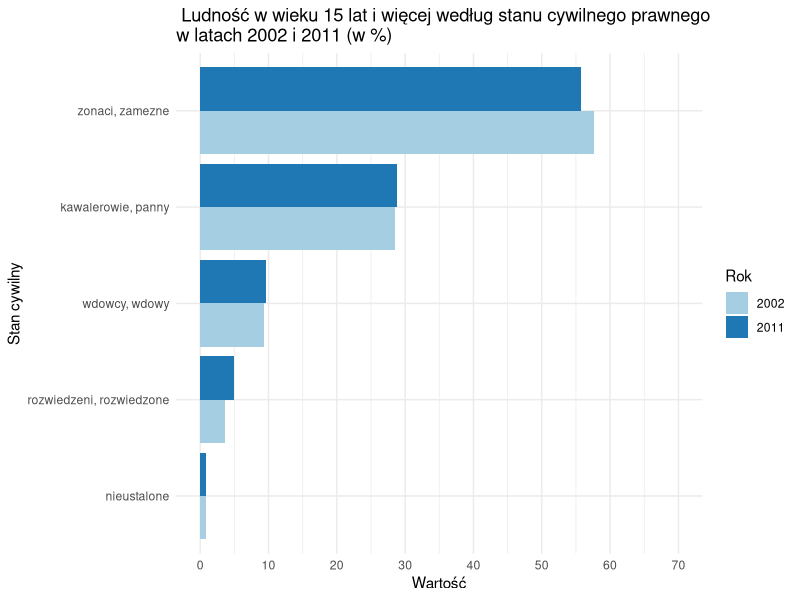

The R source for this figure:
library(ggplot2)
library(ggthemes)
library(reshape2)

df <- data.frame(read.csv("dane.csv", header = TRUE, sep = ";", dec = ","))
df.m <- melt(df, id.vars = "stan")

names(df)<-c("stan", "r2002", "r2011")
names(df.m)<-c("stan", "rok", "wartosc")

df.m <- df.m[order(df.m$wartosc, df.m$stan),]
df.m$stan <- reorder(df.m$stan, df.m$wartosc)
wykresik <- ggplot(data = df.m, aes(x = stan, y = wartosc, fill = rok)) + 
                     geom_bar(stat = "identity", position = position_dodge()) + 
                     coord_flip() + 
                     ggtitle(" Ludność w wieku 15 lat i więcej według stanu cywilnego prawnego
w latach 2002 i 2011 (w %) ") +
                     ylab("Wartość") + xlab("Stan cywilny") +
                     scale_fill_brewer(palette = "Paired", name = "Rok",labels = c("2002", "2011")) +
                     theme_minimal() + scale_y_continuous(name = "Wartość", limits = c(0,70), breaks = seq(0,70,10))
                    
                   
wykresik
